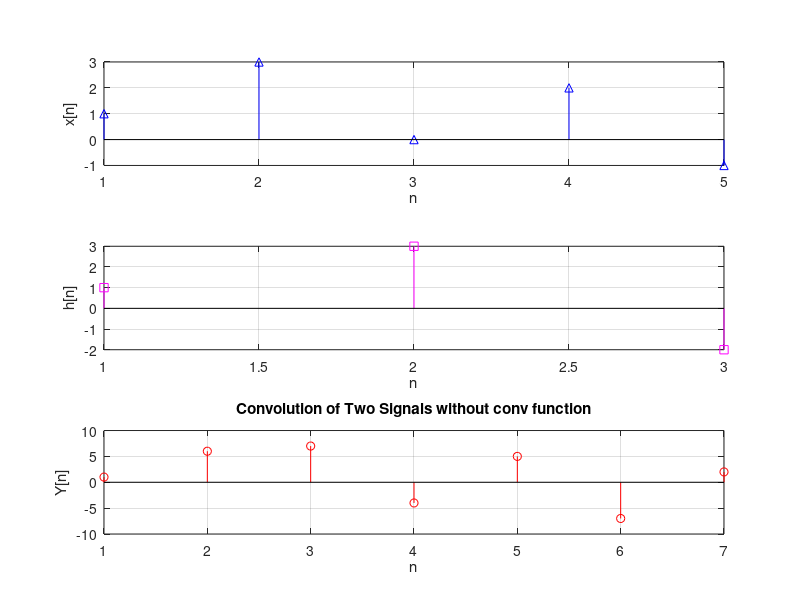

Here is the MATLAB script that generated this plot:
%Baliguat, Dennis Ivan C.
x = [1 3 0 2 -1];
h = [  1 3 -2  ];
len = length(x) + length(h) - 1;
start_x = -2;
start_h = -1;
starting_point = start_x + start_h;
range = [starting_point:3];


%Graphical and Direct Convolution
m=length(x);
n=length(h);
X=[x,zeros(1,n)];
H=[h,zeros(1,m)];
for i=1:n+m-1
    Y(i)=0;
    for j=1:m
        if(i-j+1>0)
            Y(i)=Y(i)+X(j)*H(i-j+1);
        else
        end
    end
end
% plot results
figure;
subplot(3,1,1); stem(x, '-b^'); xlabel('n');
ylabel('x[n]'); grid on;
subplot(3,1,2); stem(h, '-ms');
xlabel('n'); ylabel('h[n]'); grid on;
subplot(3,1,3); stem(Y, '-ro');
ylabel('Y[n]'); xlabel('n'); grid on;
title('Convolution of Two Signals without conv function');


%Convolution Sum and Convolution Array

%Multiplying
z = [];
y_stored = zeros(length(range),1);
for i=1:length(x)
    g = h.*x(i);
    z = [z;g];
end

%Adding
[r c] = size(z)
k = r + c;
t = 2;
y = [];
cd = 0;
while (t <= k)
    for i = 1:r
        for j = 1:c
                if ((i + j) == t)
                    cd = cd + z(i,j);
                end
        end
    end
    t = t + 1;
    y = [y cd];
    cd = 0;
end

y


%Balguat, Dennis Ivan
%Matrix By Vector
x_matrix = [1 0 0;
            3 1 0;
            0 3 1;
            2 0 3;
            -1 2 0;
            0 -1 2;
            0 0 -1];
 x_h = x_matrix .* h;
 y_stored2 = [];
for i = 1:length(x_h)
       y_stored2(i) = sum(x_h(i,:));
end





